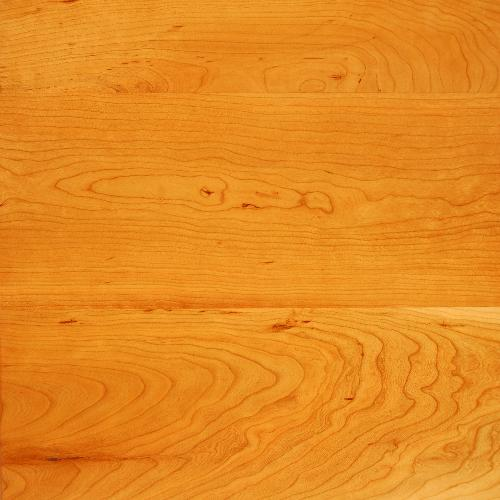
#> input picture unified_framework/table.jpg, 500 x 500 px
$ python 14_online_Gaussian_clustering.py   (Python 2 division)
#> lines starting #> are read from the running program, lines starting #| are printed output that depends on the picture; after the words box and inside, x2 and y2 are one past the last pixel; in counts of white or black regions, pixels touching at a corner belong together
### unified_framework/Scene_functions.py

import numpy as np
import cv2


Dir = '/home/omari/Desktop/Python/language/Simultaneous_learning_and_ground/images/'
Dir2 = '/home/omari/Desktop/Python/language/Simultaneous_learning_and_ground/images2/'

object_radius = 20 	#used in Scene_functions and QSR_functions
map_size = 500
object_number_max = 4
frames = 1
H_std = 5
S_std = .1
V_std = .1
color_number_max = 16
name_window = 150
th = 40


def scene_descreption(o_loc,o_color,o_qsr):

	initial2 = ['','this is a ','a ','the ']
	initial = ['','the ']
	iss = ['','is ','is ','is ']

	obj_number = len(o_loc)
	#------ generating sentences ---------#
	ss = []
	if obj_number==1:
		r1 = int(np.random.rand(1)*4)
		ss.append(initial2[r1]+o_color['name'][0])

	counter = 0
	for j in range(obj_number):
		for k in range(j+1,obj_number):
			r1 = int(np.random.rand(1)*2)
			r2 = int(np.random.rand(1)*4)
			ss.append(initial[r1]+o_color['name'][j]+' '+iss[r2]+o_qsr[str(j)+'-'+str(k)+'-dir']+' and '+o_qsr[str(j)+'-'+str(k)+'-spa']+' '+o_color['name'][k])
			counter+=1
	k = ''
	if len(ss)==1:
		sentence = ss[0]
	else:
		for j in range(len(ss)-1):
			k = k+ss[j]+' and '
		k = k+ss[len(ss)-1]
		sentence = k

	return sentence
#-------------------------------------------------------------------------------------#
def scene_gnerator(object_number_max):
#> called with object_number_max = 3
	obj_number = int(np.random.rand(1)*object_number_max)+1

	#------ object locations ---------#
	# randomly place objects in a map of area 500*500 with object radius being 20
	object_locations = []

	obj_2 = np.abs(np.random.rand(2)*(map_size-2*object_radius))
	object_locations.append([obj_2])	# first object

	for j in range(1,obj_number):
		#while 1:
		obj_2 = np.abs(np.random.rand(2)*(map_size-2*object_radius))
		object_locations.append([obj_2])

	#------ object colours ---------#
	o_color = {}
	object_colors_names = []
	object_colors = []
	H_value = []
	S_value = []
	V_value = []

	HSV,color1,name1 = colourr(int(np.random.rand(1)*color_number_max))
	object_colors.append(color1)
	object_colors_names.append(name1)
	H_value.append(HSV[0])
	S_value.append(HSV[1])
	V_value.append(HSV[2])

	for j in range(1,obj_number):
		while 1:
			HSV,color1,name1 = colourr(int(np.random.rand(1)*color_number_max))
			if name1 not in object_colors_names:
				break
		object_colors.append(color1)
		object_colors_names.append(name1)
		H_value.append(HSV[0])
		S_value.append(HSV[1])
		V_value.append(HSV[2])

	o_color['H'] = H_value
	o_color['S'] = S_value
	o_color['V'] = V_value
	o_color['color'] = object_colors
	o_color['name'] = object_colors_names

	#------ plot object locations ---------#
	#img = np.zeros(shape=(map_size, map_size, 3), dtype=np.uint8)+255
	img = cv2.imread('table.jpg')
#> img is the input picture: shape (500, 500, 3); mean B, G, R 33, 137.9, 229.1
	for j in range(len(object_locations)):
		c = object_colors[j]
		l = object_locations[j][0]
		cv2.circle(img,(int(l[0])+object_radius,int(l[1])+object_radius),object_radius+2,(0,0,0),-1)
		cv2.circle(img,(int(l[0])+object_radius,int(l[1])+object_radius),object_radius,(c[2],c[1],c[0]),-1)
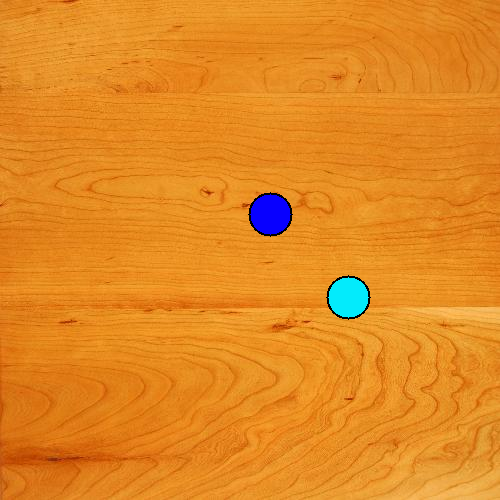
#> img: shape (500, 500, 3); 1.21% of pixels changed, all inside (x1, y1, x2, y2) = (248, 192, 371, 320)


	# draw borders
	img[0:1,:,:] = 0
	img[:,0:1,:] = 0
	img[map_size-1:map_size,:,:] = 0
	img[:,map_size-1:map_size,:] = 0
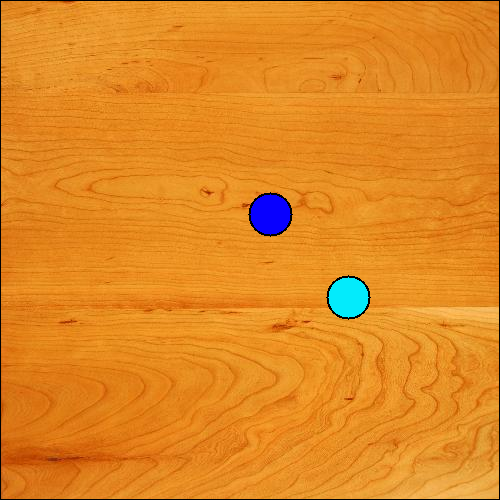
#> img: shape (500, 500, 3); mean B, G, R 34.8, 136.2, 224.5

	return object_locations,o_color,img


#-------------------------------------------------------------------------------------#
def HSV_to_RGB(H,S,V):
	#http://www.rapidtables.com/convert/color/hsv-to-rgb.htm
	C = V * S
	X = C * (1 - np.abs(np.mod((H / 60.0),2.0) - 1))
	m = V - C
	if H>=0 and H<60:
		R=C
		G=X
		B=0
	elif H>=60 and H<120:
		R=X
		G=C
		B=0
	elif H>=120 and H<180:
		R=0
		G=C
		B=X
	elif H>=180 and H<240:
		R=0
		G=X
		B=C
	elif H>=240 and H<300:
		R=X
		G=0
		B=C
	elif H>=300 and H<=360:
		R=C
		G=0
		B=X
	return int((R+m)*255),int((G+m)*255),int((B+m)*255)


#-------------------------------------------------------------------------------------#
def colourr(num):

	if num == 0: #white
		H = np.random.normal(0, H_std, 1)
		S = np.random.normal(0, S_std, 1)
		V = np.random.normal(1, V_std, 1)
		name = 'white object'
	if num == 1: #silver
		H = np.random.normal(0, H_std, 1)
		S = np.random.normal(0, S_std, 1)
		V = np.random.normal(.75, V_std, 1)
		name = 'silver object'
	if num == 2: #Gray
		H = np.random.normal(0, H_std, 1)
		S = np.random.normal(0, S_std, 1)
		V = np.random.normal(.5, V_std, 1)
		name = 'gray object'
	if num == 3: #black
		H = np.random.normal(0, H_std, 1)
		S = np.random.normal(0, S_std, 1)
		V = np.random.normal(0, V_std, 1)
		name = 'black object'
	if num == 4: #red
		H = np.random.normal(0, H_std, 1)
		S = np.random.normal(1, S_std, 1)
		V = np.random.normal(1, V_std, 1)
		name = 'red object'
	if num == 5: #maroon
		H = np.random.normal(0, H_std, 1)
		S = np.random.normal(1, S_std, 1)
		V = np.random.normal(.5, V_std, 1)
		name = 'maroon object'
	if num == 6: #yellow
		H = np.random.normal(60, H_std, 1)
		S = np.random.normal(1, S_std, 1)
		V = np.random.normal(1, V_std, 1)
		name = 'yellow object'
	if num == 7: #olive
		H = np.random.normal(60, H_std, 1)
		S = np.random.normal(1, S_std, 1)
		V = np.random.normal(.5, V_std, 1)
		name = 'olive object'
	if num == 8: #Lime
		H = np.random.normal(120, H_std, 1)
		S = np.random.normal(1, S_std, 1)
		V = np.random.normal(1, V_std, 1)
		name = 'lime object'
	if num == 9: #green
		H = np.random.normal(120, H_std, 1)
		S = np.random.normal(1, S_std, 1)
		V = np.random.normal(.5, V_std, 1)
		name = 'green object'
	if num == 10: #aqua
		H = np.random.normal(180, H_std, 1)
		S = np.random.normal(1, S_std, 1)
		V = np.random.normal(1, V_std, 1)
		name = 'aqua object'
	if num == 11: #teal
		H = np.random.normal(180, H_std, 1)
		S = np.random.normal(1, S_std, 1)
		V = np.random.normal(.5, V_std, 1)
		name = 'teal object'
	if num == 12: #blue
		H = np.random.normal(240, H_std, 1)
		S = np.random.normal(1, S_std, 1)
		V = np.random.normal(1, V_std, 1)
		name = 'blue object'
	if num == 13: #navy
		H = np.random.normal(240, H_std, 1)
		S = np.random.normal(1, S_std, 1)
		V = np.random.normal(.5, V_std, 1)
		name = 'navy object'
	if num == 14: #Fuchsia
		H = np.random.normal(300, H_std, 1)
		S = np.random.normal(1, S_std, 1)
		V = np.random.normal(1, V_std, 1)
		name = 'Fuchsia object'
	if num == 15: #Purple
		H = np.random.normal(300, H_std, 1)
		S = np.random.normal(1, S_std, 1)
		V = np.random.normal(.5, V_std, 1)
		name = 'Purple object'


	if S>1:
		S=np.zeros(1)+1
	if S<0:
		S=-S
	if V>1:
		V=np.zeros(1)+1
	if V<0:
		V=-V
	if H<0:
		H = H+360
	if H>360:
		H = H-360

	H = int(H)
	S = S[0]
	V = V[0]

	R,G,B = HSV_to_RGB(H,S,V)
	n = [R,G,B]
	return [H,S,V],n,name

### unified_framework/QSR_functions.py

import numpy as np
import cv2

object_radius = 20	#used in Scene_functions and QSR_functions

Dir = '/home/omari/Desktop/Python/language/Simultanous_learning_and_ground/images/'
Dir2 = '/home/omari/Desktop/Python/language/Simultanous_learning_and_ground/images2/'

#-------------------------------------------------------------------------------------#
def object_qsr(o_loc):
	o_qsr = {}
	obj_number = len(o_loc)
	o_qsr['obj_number']=obj_number
	for j in range(obj_number-1):
		for k in range(j+1,obj_number):
			# distance
			dis = distance_calc(o_loc[j][0],o_loc[k][0])
			distance = distance_spatial(dis)
			o_qsr[str(j)+'-'+str(k)+'-dis'] = int(dis*100)/100.0
			o_qsr[str(j)+'-'+str(k)+'-spa'] = distance

			# direciton
			direction,angle = direction_calc(o_loc[j][0],o_loc[k][0])	# referenced to the first object
			o_qsr[str(j)+'-'+str(k)+'-ang'] = int(angle*100)/100.0
			o_qsr[str(j)+'-'+str(k)+'-dir'] = direction
	#o_dir = 1
	return o_qsr

#-------------------------------------------------------------------------------------#
def direction_calc(A,B):
	X = A[0]-B[0]
	Y = A[1]-B[1]
	C = np.round(np.arctan2(Y,X)/np.pi*4)/4.0

	if C == 1 or C == -1:
		d = 'to the left of'
	elif C == -0 or C == 0.0:
		d = 'to the right of'
	elif C == -0.75:
		d = 'to the top_left of'
	elif C == 0.75:
		d = 'to the bottom_left of'
	elif C == -0.5:
		d = 'above of'
	elif C == 0.5:
		d = 'below of'
	elif C == -0.25:
		d = 'to the top_right of'
	elif C == 0.25:
		d = 'to the bottom_right of'

	return d,np.arctan2(Y,X)

#-------------------------------------------------------------------------------------#
def distance_calc(A,B):
	return np.sqrt((A[0]-B[0])**2 + (A[1]-B[1])**2)

#-------------------------------------------------------------------------------------#
def distance_spatial(dis):
	if dis <= 2*object_radius:
		s = 'touches'
	if dis < 6*object_radius:
		s = 'close to'
	elif dis < 11*object_radius:
		s = 'near'
	elif dis < 16*object_radius:
		s = 'far from'
	else:
		s = 'very_far from'
	return s

### unified_framework/Learning_functions.py

import numpy as np
import math


def HSV_to_RGB(H,S,V):
	#http://www.rapidtables.com/convert/color/hsv-to-rgb.htm
	C = V * S
	X = C * (1 - np.abs(np.mod((H / 60.0),2.0) - 1))
	m = V - C
	if H>=0 and H<60:
		R=C
		G=X
		B=0
	elif H>=60 and H<120:
		R=X
		G=C
		B=0
	elif H>=120 and H<180:
		R=0
		G=C
		B=X
	elif H>=180 and H<240:
		R=0
		G=X
		B=C
	elif H>=240 and H<300:
		R=X
		G=0
		B=C
	elif H>=300 and H<=360:
		R=C
		G=0
		B=X
	return R+m,G+m,B+m

#-------------------------------------------------------------------------------------#
# [301 lines left out: functions norm_pdf_multivariate, Update_dis_histogram_use_CK, Update_dis_histogram, Compute_dis_hypotheses, Update_dir_histogram_use_CK, Update_dir_histogram and 3 more, not called in this run]


#-------------------------------------------------------------------------------------#
def Update_HSV_histogram(hyp,o_color,POINTS):

	for j in hyp['words']:
		hyp['hyp'][j]['score_HSV_x'] = []
		hyp['hyp'][j]['score_HSV_y'] = []
		hyp['hyp'][j]['score_HSV_z'] = []
		for p in range(len(o_color['H'])):
			H = o_color['H'][p]
			S = o_color['S'][p]
			V = o_color['V'][p]
			xs,ys,zs = HSV_to_XYZ(H, S, V)
			x = int(xs[0]*100+100)
			y = int(ys[0]*100+100)
			z = int(zs[0]*100)
			if (x,y,z) in hyp['hyp'][j]['hist_HSV']:
				hyp['hyp'][j]['hist_HSV'][(x,y,z)] += 1
				hyp['hyp'][j]['hist_HSV_x'].append(x)
				hyp['hyp'][j]['hist_HSV_y'].append(y)
				hyp['hyp'][j]['hist_HSV_z'].append(z)
			else:
				hyp['hyp'][j]['hist_HSV'][(x,y,z)] = 1
				hyp['hyp'][j]['hist_HSV_x'].append(x)
				hyp['hyp'][j]['hist_HSV_y'].append(y)
				hyp['hyp'][j]['hist_HSV_z'].append(z)

			R,G,B = HSV_to_RGB(H,S,V)
			POINTS.append([xs,ys,zs,R,G,B])
	return hyp,POINTS

#-------------------------------------------------------------------------------------#
def Update_HSV_Points(hyp,o_color,i):
	for j in hyp['words']:
		hyp['hyp'][j]['point_HSV_x'][i] = []
		hyp['hyp'][j]['point_HSV_y'][i] = []
		hyp['hyp'][j]['point_HSV_z'][i] = []
		for p in range(len(o_color['H'])):
			H = o_color['H'][p]
			S = o_color['S'][p]
			V = o_color['V'][p]
			xs,ys,zs = HSV_to_XYZ(H, S, V)
			x = int(xs[0]*100+100)
			y = int(ys[0]*100+100)
			z = int(zs[0]*100)
			hyp['hyp'][j]['point_HSV_x'][i].append(x)
			hyp['hyp'][j]['point_HSV_y'][i].append(y)
			hyp['hyp'][j]['point_HSV_z'][i].append(z)
	return hyp


#-------------------------------------------------------------------------------------#
# [68 lines left out: function Compute_HSV_hypotheses, not called in this run]

#-------------------------------------------------------------------------------------#
def sentence_parsing(hyp,sentence):
	#------------- create a list of all words ---------------#
	hyp['words'] = []
	for j in sentence.split(' '):
		if j not in hyp['hyp']:
			hyp['hyp'][j] = {}
			hyp['hyp'][j]['counter_HSV'] = 0
			hyp['hyp'][j]['hist_HSV'] = {}
			hyp['hyp'][j]['hist_HSV_x'] = []
			hyp['hyp'][j]['hist_HSV_y'] = []
			hyp['hyp'][j]['hist_HSV_z'] = []
			hyp['hyp'][j]['point_HSV_x'] = {}
			hyp['hyp'][j]['point_HSV_y'] = {}
			hyp['hyp'][j]['point_HSV_z'] = {}
			hyp['hyp'][j]['score_HSV'] = {}
			hyp['hyp'][j]['score_HSV_x'] = []
			hyp['hyp'][j]['score_HSV_y'] = []
			hyp['hyp'][j]['score_HSV_z'] = []

			hyp['hyp'][j]['counter_dis'] = 0
			#hyp['hyp'][j]['hist_dis'] = np.zeros(shape=(1000),dtype=np.int16)
			#hyp['hyp'][j]['score_dis'] = np.zeros(shape=(1000),dtype=np.int16)
			hyp['hyp'][j]['hist_dis'] = {}
			hyp['hyp'][j]['hist_dis_x'] = []
			hyp['hyp'][j]['score_dis'] = {}
			hyp['hyp'][j]['score_dis_x'] = []

			hyp['hyp'][j]['counter_dir'] = 0
			#hyp['hyp'][j]['hist_dir'] = np.zeros(shape=(360),dtype=np.int16)
			#hyp['hyp'][j]['score_dir'] = np.zeros(shape=(360),dtype=np.int16)
			hyp['hyp'][j]['hist_dir'] = {}
			hyp['hyp'][j]['hist_dir_x'] = []
			hyp['hyp'][j]['score_dir'] = {}
			hyp['hyp'][j]['score_dir_x'] = []

		if j not in hyp['words']:
			hyp['words'].append(j)

	# -- add 1 to counter HSV for as many times repeated --#
	for j in hyp['words']:
		hyp['hyp'][j]['counter_HSV']+=1

	return hyp


#-------------------------------------------------------------------------------------#
def HSV_to_XYZ(H, S, V):
	x = [S*np.cos(H*np.pi/180.0)]
	y = [S*np.sin(H*np.pi/180.0)]
	z = [V]
	return x,y,z

#-------------------------------------------------------------------------------------#
# [25 lines left out: functions check, circ_mean, circ_std, not called in this run]

### unified_framework/14_online_Gaussian_clustering.py
#! /usr/bin/env python2.7
# -*- coding: iso-8859-1 -*-

import numpy as np
import matplotlib.pyplot as plt
from mpl_toolkits.mplot3d import Axes3D
import cv2
import time
from Graph_functions import *
from Scene_functions import *
from QSR_functions import *
from Learning_functions import *
from Plotting_functions import *

import pickle

Dir = '/home/omari/Python/language/Simultaneous_learning_and_ground/images/'

#============================== Constants ======================================#


tests = 1			# for monte carlo test
n_examples = 1500		# number of examples in each test
plotting = 1			# choose to plot graphs or not
time = 1			# time to view each example
object_number_max = 3		# maximum number of objects allowed in one scene

display_frame = 30		# number of examples to update the robot brain
rotation_inc = 30		# rotation increament for the robot brain view


#-----------------------------------------------------------------------------------------------------#
if __name__ == "__main__":


	# Graph stuff
	plt.ion()
	f_world=plt.figure(1)
	f_world.suptitle('World features graph', fontsize=20)

	"""
	f2=plt.figure(2)
	plt.ion()
	plt.show()
	f2.suptitle('Robot hypothesis graph', fontsize=20)
	"""

	f_HSV=plt.figure(4)
	ax_HSV = f_HSV.add_subplot(111, projection='3d')
	f_HSV.suptitle('Robot Hypotheses in HSV', fontsize=20)
	ax_HSV.set_xlabel('X')
	ax_HSV.set_ylabel('Y')
	ax_HSV.set_zlabel('Z')

	f_DIS=plt.figure(5)
	ax_DIS = f_DIS.add_subplot(111, projection='3d')
	f_DIS.suptitle('Robot Hypotheses in Distance', fontsize=20)
	ax_DIS.set_xlabel('X')
	ax_DIS.set_ylabel('Y')
	ax_DIS.set_zlabel('Z')

	f_DIR=plt.figure(6)
	ax_DIR = f_DIR.add_subplot(111, projection='3d')
	f_DIR.suptitle('Robot Hypotheses in Direction', fontsize=20)
	ax_DIR.set_xlabel('X')
	ax_DIR.set_ylabel('Y')
	ax_DIR.set_zlabel('Z')

	POINTS_HSV = []		# the points used in plotting
	POINTS_SPA = []		# the points used in plotting
	hyp = {}		# the robot hypotheses
	hyp['hyp'] = {}
	hyp['valid_HSV_hyp'] = []

	for test in range(tests):

	#========================== MAIN LOOP ====================================#
		print '============================= Teaching ============================'
		for i in range(n_examples):
			o_loc,o_color,img = scene_gnerator(object_number_max)
#> o_loc = [[[329, 277.3]], [[250.6, 194.9]]]; o_color = {'H': [184, 242], 'S': [0.985, 1], 'V': [0.99, 1], 'color': [[3, 235, 252], [8, 0, 255]], 'name': ['aqua object', 'blue object']}
			o_qsr = object_qsr(o_loc)
#> in object_qsr, `obj_number = len(o_loc)`: obj_number = 2
#> the loop in object_qsr, `for j in range(obj_number-1):` made 1 pass
#> after the loop in object_qsr, `for j in range(obj_number-1):`: o_qsr = {'obj_number': 2, '0-1-dis': 113.7, '0-1-spa': 'close to', '0-1-ang': 0.81, '0-1-dir': 'to the bottom_right of'}
			sentence = scene_descreption(o_loc,o_color,o_qsr)
#> in scene_descreption, `obj_number = len(o_loc)`: obj_number = 2
#> after the loop in scene_descreption, `for j in range(obj_number):`: counter = 1; ss = 1 item
			print sentence
#| the aqua object to the bottom_right of and close to blue object
			print '----------------------------------- ',i

			cv2.imshow('Table',img)
			k = cv2.waitKey(1) & 0xFF
#> (key Esc is pressed here)

			# Learning start here:
			hyp = sentence_parsing(hyp,sentence)					# create a ser of words and increament the counter
#> hyp = 3 items
			hyp,POINTS_HSV = Update_HSV_histogram(hyp,o_color,POINTS_HSV)		# update the histogram of HSV
#> the loop in Update_HSV_histogram, `for j in hyp['words']:` made 9 passes
#> after the loop in Update_HSV_histogram, `for j in hyp['words']:`: POINTS = 18 items; hyp = 3 items
#> POINTS_HSV = 18 items
			hyp = Update_HSV_Points(hyp,o_color,i)		# update the histogram of HSV
#> the loop in Update_HSV_Points, `for j in hyp['words']:` made 9 passes
#> after the loop in Update_HSV_Points, `for j in hyp['words']:`: hyp = 3 items
			# [35 lines of commented-out code are left out]


			cv2.imwrite(Dir+'Scene'+'-'+str(i+1)+'.png',img)
			cv2.imshow('Table',img)
			k = cv2.waitKey(time) & 0xFF
#> (key Esc is pressed here)

		data1 = {}
		data1['HSV'] = POINTS_HSV
		data1['SPA'] = POINTS_SPA
		data1['hyp'] = hyp
		output = open('/home/omari/'+str(n_examples)+'.pkl', 'wb')
		print ' - saving data..'
		pickle.dump(data1, output)
		print ' - data saved..'
